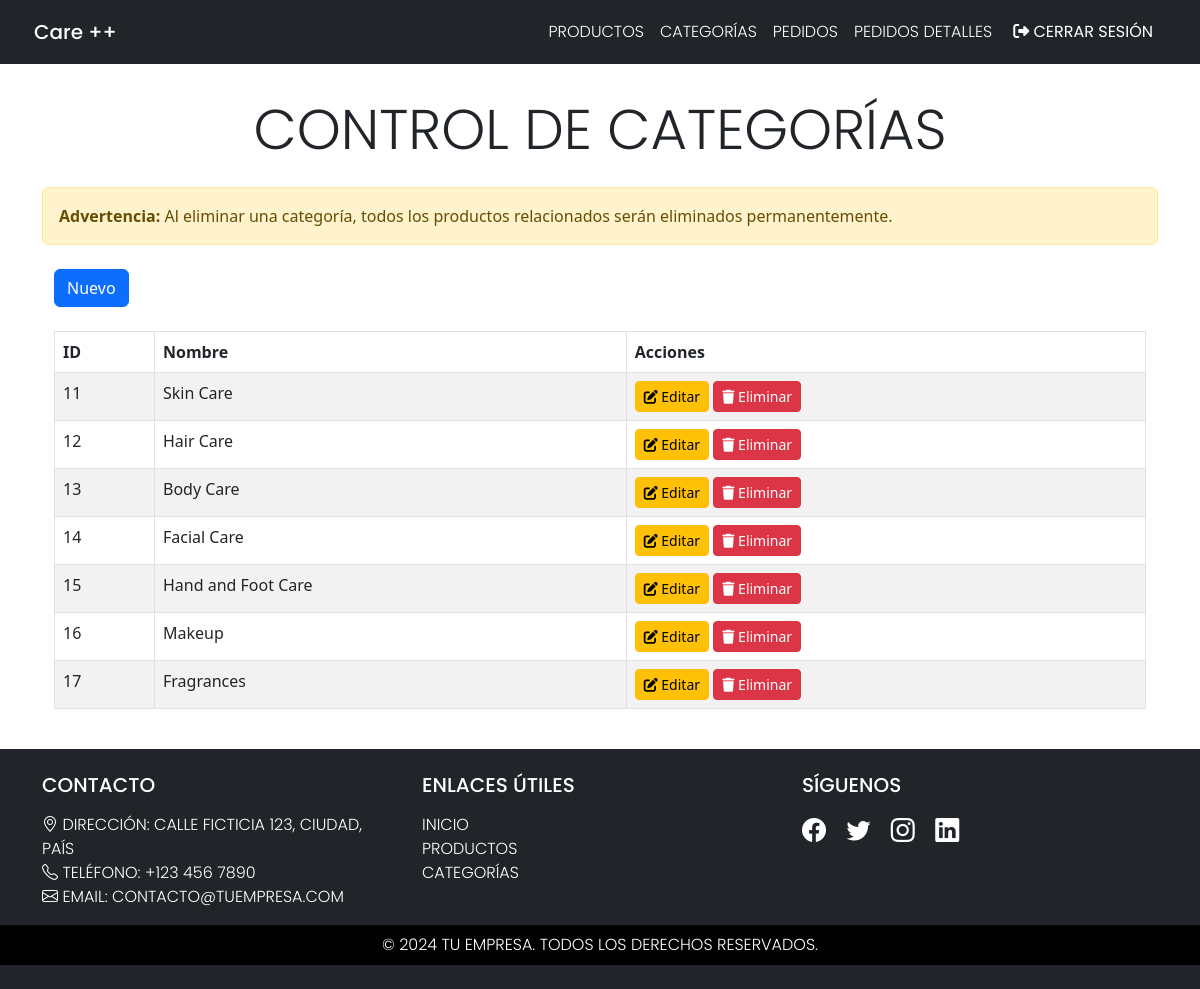
Page /Ccategorias.php on the committed database.
### tables this page shows
CREATE TABLE `categories` (
  `category_id` int(11) NOT NULL,
  `category_name` varchar(255) NOT NULL
);

### Ccategorias.php (the view, shortened to what this page needs)
<!DOCTYPE html>
<html lang="en">
<?php include 'fragmentos/headerAdmin.php'; ?>
<div class="container">
    <h1 class="text-center display-4 font-weight-bold mb-4 text-dark poppins-light">Control de Categorías</h1>
    <div class="alert alert-warning" role="alert">
        <strong>Advertencia:</strong> Al eliminar una categoría, todos los productos relacionados serán eliminados permanentemente.
    </div>
    <div class="container mt-4">
        <button type="button" class="btn btn-primary" data-bs-toggle="modal" data-bs-target="#exampleModal">
            Nuevo
        </button>
    </div>
    <div class="table-responsive container mt-4">
        <table class="table table-striped table-bordered">
            <thead>
                <tr>
                    <th>ID</th>
                    <th>Nombre</th>
                    <th>Acciones</th>
                </tr>
            </thead>
            <tbody>
                <?php
                require 'modelo/conexion.php';
                $sql = $conexion->query("SELECT * FROM categories");
                while ($datos = $sql->fetch_object()) { ?>
                    <tr>
                        <td><?= htmlspecialchars($datos->category_id) ?></td>
                        <td><?= htmlspecialchars($datos->category_name) ?></td>
                        <td>
                            <a href="#" class="btn btn-warning btn-sm" data-bs-toggle="modal" data-bs-target="#editModal" onclick="fillEditForm(<?= htmlspecialchars($datos->category_id) ?>, '<?= htmlspecialchars($datos->category_name) ?>')">
                                <i class="fa-solid fa-pen-to-square"></i> Editar
                            </a>
                            <a href="#" class="btn btn-danger btn-sm" onclick="confirmDelete(<?= htmlspecialchars($datos->category_id) ?>)">
                                <i class="fa-solid fa-trash"></i> Eliminar
                            </a>
                        </td>
                    </tr>
                <?php } ?>
            </tbody>
        </table>
    </div>
</div>
<?php include 'fragmentos/footer.php'; ?>

### fragmentos/headerAdmin.php (shortened to what this page needs)
<!DOCTYPE html>
<html lang="es">
<head>
    <link href="https://cdn.jsdelivr.net/npm/bootstrap@5.3.3/dist/css/bootstrap.min.css" rel="stylesheet">
    <link rel="stylesheet" href="css/makeUp.css">
</head>
<body>
    <nav class="navbar navbar-expand-lg navbar-dark bg-dark w-100 fixed-top">
        <div class="container-fluid p-1 container">
            <a class="navbar-brand mx-auto poppins-medium" href="admin_dashboard.php">Care ++</a>
            <div class="collapse navbar-collapse poppins-light" id="navbarNav">
                <ul class="navbar-nav ms-auto">
                    <li class="nav-item">
                        <a class="nav-link active text-white" aria-current="page" href="Cimagenes.php">Productos</a>
                    </li>
                    <li class="nav-item">
                        <a class="nav-link text-white" href="Ccategorias.php">Categorías</a>
                    </li>
                    <li class="nav-item">
                        <a class="nav-link text-white" href="vistaPedidos.php">Pedidos</a>
                    </li>
                    <li class="nav-item">
                        <a class="nav-link text-white" href="vistaPedidosDetail.php">Pedidos Detalles</a>
                    </li>
                </ul>
                <button id="logout-buttonn" class="btn btn-link text-white text-decoration-none d-none d-lg-block poppins-light" type="button">
                    <i class="fa-solid fa-right-from-bracket"></i> cerrar Sesión
                </button>
            </div>
        </div>
    </nav>
</body>
<br><br><br>
</html>

### fragmentos/footer.php (shortened to what this page needs)
<!DOCTYPE html>
<html lang="en">
<head>
    <link rel="stylesheet" href="https://stackpath.bootstrapcdn.com/bootstrap/5.3.0/css/bootstrap.min.css">
    <link rel="stylesheet" href="https://cdnjs.cloudflare.com/ajax/libs/bootstrap-icons/1.10.5/font/bootstrap-icons.min.css">
</head>
<body class="d-flex flex-column min-vh-100">
    <footer class="bg-dark text-white py-4 w-100 mt-4 poppins-light">
        <div class="container">
            <div class="row">
                <div class="col-md-4 mb-3 mb-md-0">
                    <h5 class="text-uppercase mb-3">Contacto</h5>
                    <p>
                        <i class="bi bi-geo-alt"></i> Dirección: Calle Ficticia 123, Ciudad, País<br>
                        <i class="bi bi-telephone"></i> Teléfono: +123 456 7890<br>
                        <i class="bi bi-envelope"></i> Email: contacto@tuempresa.com
                    </p>
                </div>
                <div class="col-md-4 mb-3 mb-md-0">
                    <h5 class="text-uppercase mb-3">Enlaces Útiles</h5>
                    <ul class="list-unstyled">
                        <li><a href="#" class="text-white text-decoration-none">Inicio</a></li>
                        <li><a href="#" class="text-white text-decoration-none">Productos</a></li>
                        <li><a href="#" class="text-white text-decoration-none">Categorías</a></li>
                    </ul>
                </div>
                <div class="col-md-4">
                    <h5 class="text-uppercase mb-3">Síguenos</h5>
                    <a href="#" class="text-white fs-4 me-3"><i class="bi bi-facebook"></i></a>
                    <a href="#" class="text-white fs-4 me-3"><i class="bi bi-twitter"></i></a>
                    <a href="#" class="text-white fs-4 me-3"><i class="bi bi-instagram"></i></a>
                    <a href="#" class="text-white fs-4"><i class="bi bi-linkedin"></i></a>
                </div>
            </div>
        </div>
        <div class="bg-black text-center py-2 w-100">
            <p class="mb-0">&copy; <?php echo date('Y'); ?> Tu Empresa. Todos los derechos reservados.</p>
        </div>
    </footer>
</body>
</html>

### css/makeUp.css (style rules this page uses)
.poppins-light { font-family: "Poppins", sans-serif; font-weight: 300; text-transform: uppercase; font-style: normal; }
.poppins-medium { font-family: "Poppins", sans-serif; font-weight: 500; font-style: normal; }

### rows in the picture
categories: category_id "11", category_name "Skin Care"
categories: category_id "12", category_name "Hair Care"
categories: category_id "13", category_name "Body Care"
categories: category_id "14", category_name "Facial Care"
categories: category_id "15", category_name "Hand and Foot Care"
categories: category_id "16", category_name "Makeup"
categories: category_id "17", category_name "Fragrances"
